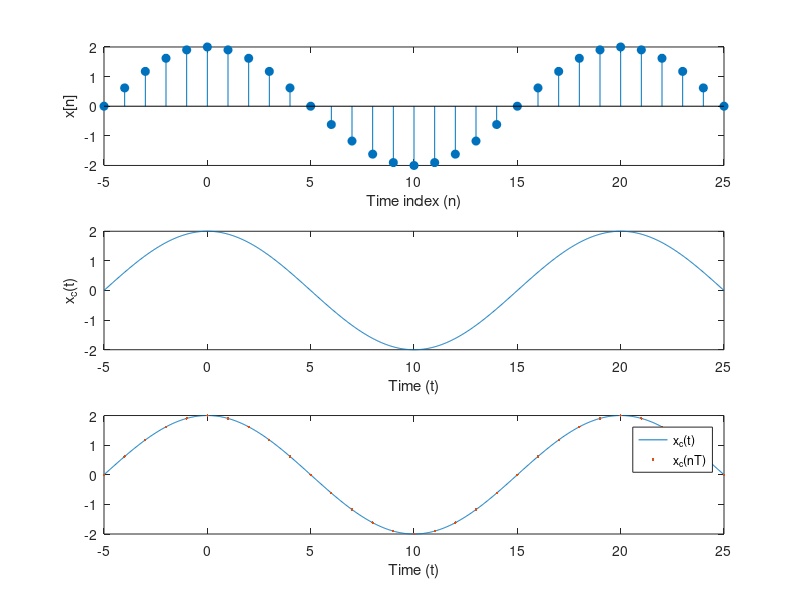

This figure's MATLAB source: (Note: this script raises an error after producing the figure.)
% Signal Processing with MATLAB
% Copyright (C) 2005 by Dimitris Manolakis
% Discrete-Time Signals and Systems

% Signal generation and plotting

close all; clear;
figure
n=(-5:25);
x=2*cos(2*pi*0.05*n);

subplot(3,1,1);
stem(n,x,'fill');
ylabel('x[n]');
xlabel('Time index (n)');

t=linspace(-5,25,1000);
xc=2*cos(2*pi*0.05*t);

subplot(3,1,2);
plot(t,xc);
ylabel('x_c(t)');
xlabel('Time (t)');

subplot(3,1,3);
plot(t,xc,n,x,'.');
xlabel('Time (t)');
legend('x_c(t)','x_c(nT)')

% Generate and plot elementary signals

figure
[x,n]=delta(-5,4,10);
subplot(4,1,1), stem(n,x,'fill');
title('Unit sample');
xlabel('n'); ylabel('x[n]');

[x,n]=unitstep(-5,-2,10);
subplot(4,1,2), stem(n,x,'fill');
title('Unit step');
xlabel('n'); ylabel('x[n]');

[x,n]=unitpulse(-5,-2,4,10);
subplot(4,1,3), stem(n,x,'fill');
title('Unit pulse');
xlabel('n'); ylabel('x[n]');

[x,n]=persegen([0 1 2 3 2 1],6,16,-5);
subplot(4,1,4), stem(n,x,'fill');
title('Triangular pulse train');
xlabel('n'); ylabel('x[n]');

% Time aligment of sequences

x1=[1 2 3 4 0 0];
n1=[0 1 2 3 4 5];

x2=[0 2 2 2];
n2=[-3 -2 -1 0];

figure
[y1,y2,n]=timealign(x1,n1,x2,n2);
subplot(2,1,1), stem(n,y1,'fill');
xlabel('n'); ylabel('x_1[n]');
subplot(2,1,2), stem(n,y2,'fill');
xlabel('n'); ylabel('x_2[n]');

% Exercise: Plot x1+x2, x1-x2, x1*x2, x1/x2

% Time reversal and shifting 
% See Figures 2.9 and 2.10 in textbook

figure

x=[-1 0 1 2 3 4 4 4 4 4];
nx=[-5 -4 -3 -2 -1 0 1 2 3 4];

[x1, n1]=shift(x,nx,-3);
[x2, n2]=shift(x,nx,2);

[y1,y2,n]=timealign(x1,n1,x2,n2);
[y,y1,n]=timealign(x,nx,y1,n);

subplot(3,1,1), stem(n,y,'fill');
title('x[n]'); xlabel('n');
subplot(3,1,2), stem(n,y1,'fill');
title('x[n-3]'); xlabel('n');
subplot(3,1,3), stem(n,y2,'fill');
title('x[n+2]'); xlabel('n');

x=[2 2 2 0 1 2 3 4];
nx=[-3 -2 -1 0 1 2 3 4];

[x1, n1]=fold(x,nx);
[x2, n2]=shift(x1,n1,-2);


[y,y1,nt]=timealign(x,nx,x1,n1);
[y,y2,n]=timealign(y,nt,x2,n2);
[y1,y2,n]=timealign(y1,nt,x2,n2);

figure
subplot(3,1,1), stem(n,y,'fill');
title('x[n]'); xlabel('n');
subplot(3,1,2), stem(n,y1,'fill');
title('x[-n]'); xlabel('n');
subplot(3,1,3), stem(n,y2,'fill');
title('x[-n+2]'); xlabel('n');

% Downsampling: y[n]=x[2n]
% See Figure 

x=[-3 -2 -1 0 1 2 3 4 4 4 4 4 4 4];
nx=(-7:6);

N=length(x);
y=x(2:2:N);
ny=nx(2:2:N)/2;


[x1,y1,n]=timealign(x,nx,y,ny);

figure
subplot(2,1,1), stem(n,x1,'fill');
title('x[n]'); xlabel('n');
subplot(2,1,2), stem(n,y1,'fill');
title('x[2n]'); xlabel('n');




